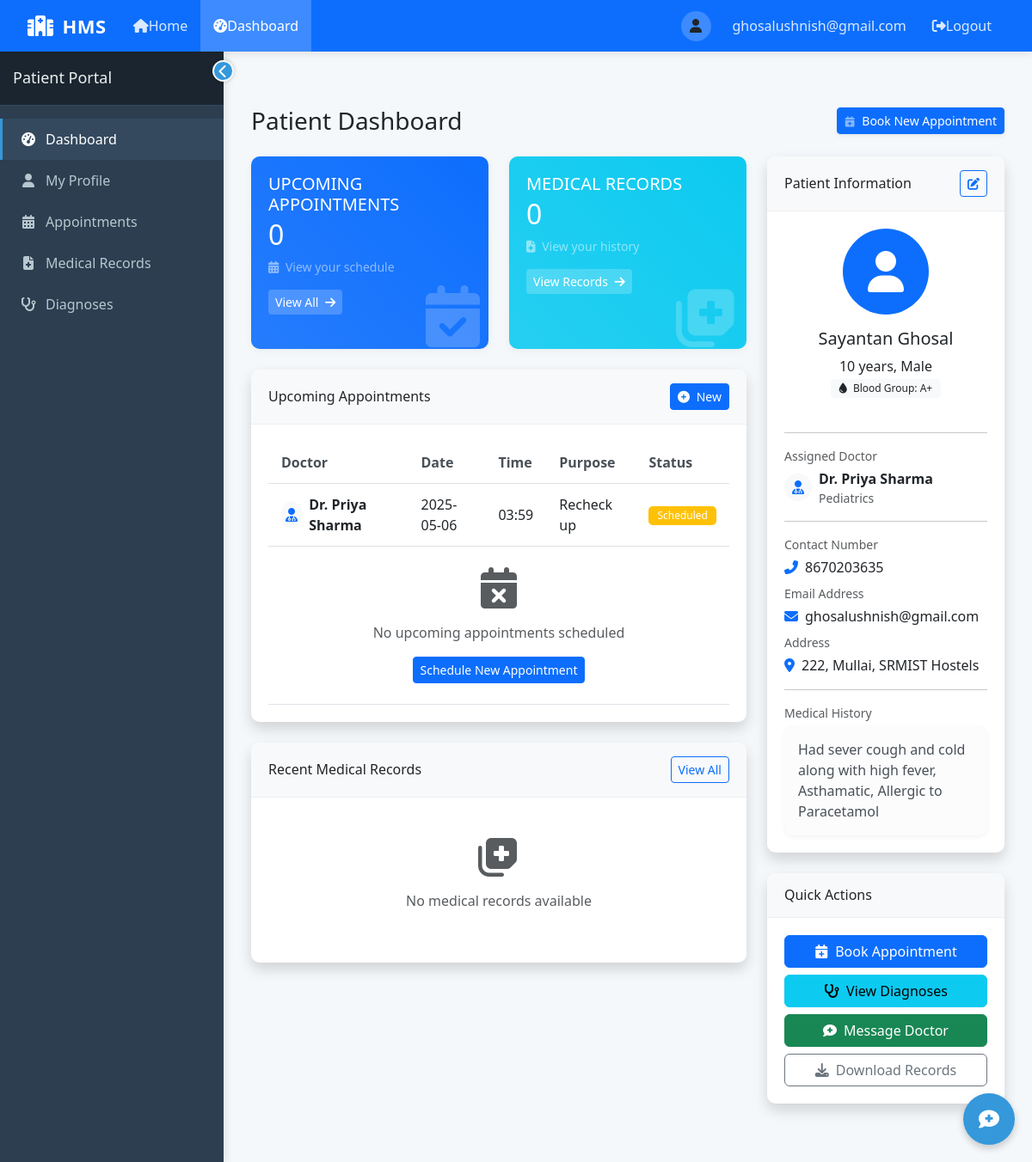
/dashboard (signed in), run on an earlier commit of the app's database.
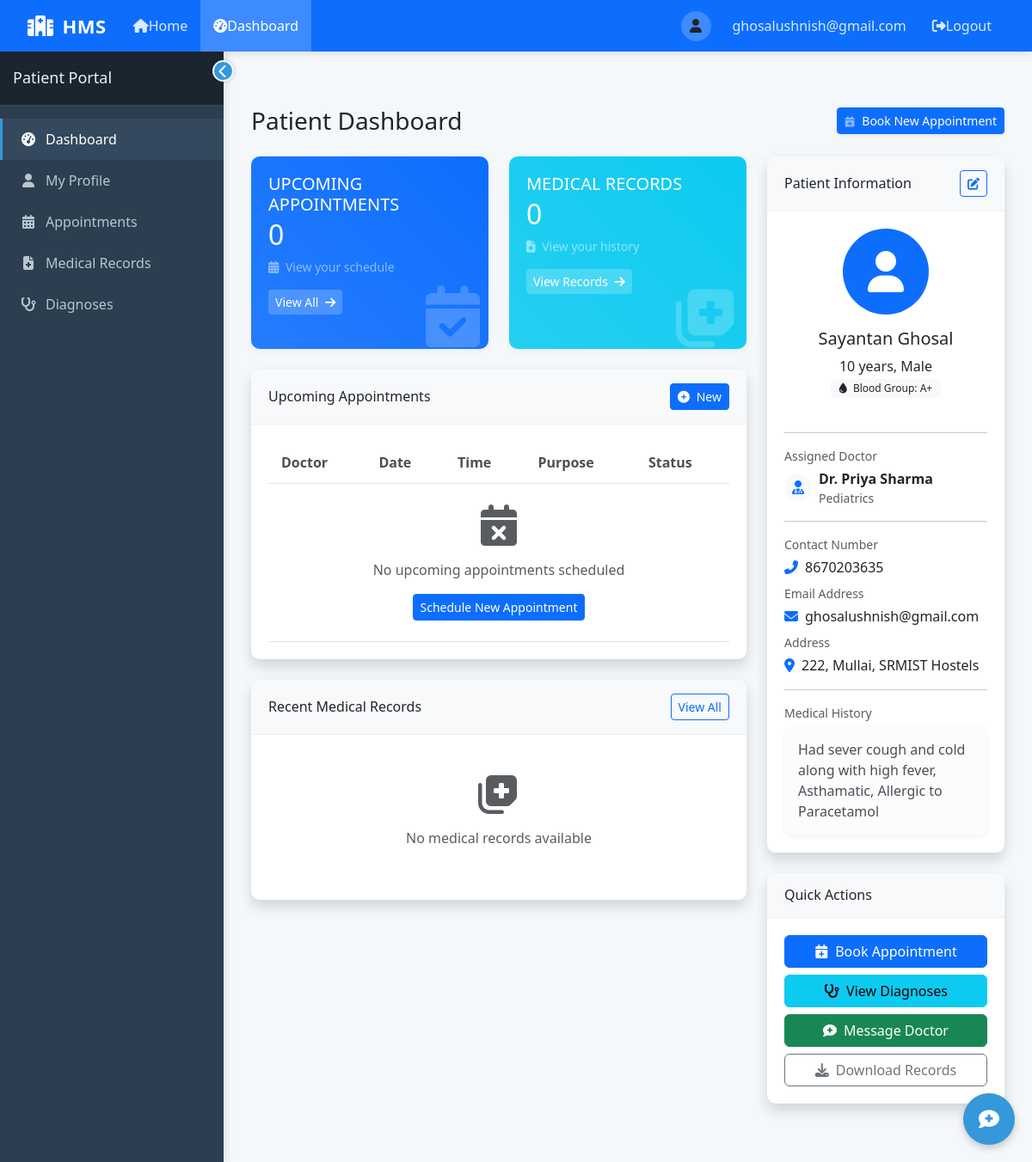
And on a later commit of the database.
### tables this page shows
CREATE TABLE Appointment (
            AppointmentID INTEGER PRIMARY KEY AUTOINCREMENT,
            PatientID INTEGER NOT NULL,
            DoctorID INTEGER NOT NULL,
            Date DATE NOT NULL,
            Time TEXT NOT NULL,
            Status TEXT DEFAULT 'Scheduled' CHECK (Status IN ('Scheduled', 'Completed', 'Cancelled')),
            Purpose TEXT,
            FOREIGN KEY (PatientID) REFERENCES Patient(PatientID),
            FOREIGN KEY (DoctorID) REFERENCES Doctor(DoctorID)
        );

CREATE TABLE Doctor (
            DoctorID INTEGER PRIMARY KEY AUTOINCREMENT,
            Name TEXT NOT NULL,
            Specialisation TEXT NOT NULL,
            Username TEXT NOT NULL UNIQUE,
            Password TEXT NOT NULL,
            ContactNumber TEXT,
            Email TEXT,
            AddedByAdmin INTEGER,
            JoinDate DATE DEFAULT CURRENT_DATE,
            FOREIGN KEY (AddedByAdmin) REFERENCES Admin(AdminID)
        );

### app.py (the view, shortened to what this page needs)
@app.route('/dashboard')
def dashboard():
    if 'user_id' not in session:
        return redirect(url_for('login'))
    user_type = session.get('user_type')
    user_id = session.get('user_id')
    current_date = datetime.now().strftime('%Y-%m-%d')  # Add this line to get current date
    conn = get_db_connection()
    if user_type == 'admin':
        doctors = conn.execute('SELECT * FROM Doctor').fetchall()
        patients = conn.execute('SELECT * FROM Patient').fetchall()
        appointments = conn.execute('''
        SELECT a.*, p.Name as PatientName, d.Name as DoctorName
        FROM Appointment a
        JOIN Patient p ON a.PatientID = p.PatientID
        JOIN Doctor d ON a.DoctorID = d.DoctorID
        ORDER BY a.Date, a.Time
        ''').fetchall()
        return render_template('admin_dashboard.html',
                              doctors=doctors,
                              patients=patients,
                              appointments=appointments,
                              current_date=current_date)  # Add current_date here
    elif user_type == 'patient':
        patient = conn.execute('SELECT * FROM Patient WHERE PatientID = ?', (user_id,)).fetchone()
        doctor = None
        if patient['AssignedDoctorID']:
            doctor = conn.execute('SELECT * FROM Doctor WHERE DoctorID = ?',
                                 (patient['AssignedDoctorID'],)).fetchone()
        appointments = conn.execute('''
        SELECT a.*, d.Name as DoctorName
        FROM Appointment a
        JOIN Doctor d ON a.DoctorID = d.DoctorID
        WHERE a.PatientID = ?
        ORDER BY a.Date DESC, a.Time
        ''', (user_id,)).fetchall()
        medical_records = conn.execute('''
        SELECT mr.*, d.Name as DoctorName
        FROM MedicalRecord mr
        JOIN Doctor d ON mr.PrescribedBy = d.DoctorID
        WHERE mr.PatientID = ?
        ORDER BY mr.RecordDate DESC
        ''', (user_id,)).fetchall()
        diagnoses = conn.execute('''
        SELECT diag.*, d.Name as DoctorName
        FROM Diagnosis diag
        JOIN Doctor d ON diag.DiagnosedBy = d.DoctorID
        WHERE diag.PatientID = ?
        ORDER BY diag.Date DESC
        ''', (user_id,)).fetchall()
        return render_template('patient_dashboard.html',
                              patient=patient,
                              doctor=doctor,
                              appointments=appointments,
                              medical_records=medical_records,
                              diagnoses=diagnoses,
                              current_date=current_date)  # Add current_date here
    conn.close()
    return redirect(url_for('index'))

### app.py (called while the page is built)
def get_db_connection():
    conn = sqlite3.connect(DB_PATH)
    conn.row_factory = sqlite3.Row
    return conn

### templates/patient_dashboard.html (shortened to what the changed rows need)
{% extends "layout.html" %}
{% block content %}
<div class="container-fluid py-4">
    <div class="d-sm-flex align-items-center justify-content-between mb-4">
        <h1 class="h3 mb-0 text-gray-800">Patient Dashboard</h1>
    </div>
    <div class="row">
        <div class="col-lg-8">
                                        {% set upcoming_count = 0 %}
                                        {% for app in appointments %}
                                            {% if app.Status == 'Scheduled' and app.Date >= current_date %}
                                                {% set upcoming_count = upcoming_count + 1 %}
                                            {% endif %}
                                        {% endfor %}
            <div class="card shadow mb-4">
                <div class="card-body">
                    <div class="table-responsive">
                        <table class="table table-hover">
                            <thead>
                                <tr>
                                    <th>Doctor</th>
                                    <th>Date</th>
                                    <th>Time</th>
                                    <th>Purpose</th>
                                    <th>Status</th>
                                </tr>
                            </thead>
                            <tbody>
                                {% set upcoming_found = false %}
                                {% set displayed_count = 0 %}
                                {% for appointment in appointments %}
                                    {% if appointment.Status == 'Scheduled' and appointment.Date >= current_date and displayed_count < 3 %}
                                        {% set upcoming_found = true %}
                                        {% set displayed_count = displayed_count + 1 %}
                                        <tr>
                                            <td>
                                                <div class="d-flex align-items-center">
                                                    <div class="avatar rounded-circle bg-light me-2 d-flex align-items-center justify-content-center" style="width: 32px; height: 32px;">
                                                        <i class="fas fa-user-md text-primary"></i>
                                                    </div>
                                                    <div>
                                                        <div class="fw-bold">{{ appointment.DoctorName }}</div>
                                                    </div>
                                                </div>
                                            </td>
                                            <td>{{ appointment.Date }}</td>
                                            <td>{{ appointment.Time }}</td>
                                            <td>{{ appointment.Purpose if appointment.Purpose else 'Regular checkup' }}</td>
                                            <td>
                                                <span class="badge bg-warning">{{ appointment.Status }}</span>
                                            </td>
                                        </tr>
                                    {% endif %}
                                {% endfor %}
                            </tbody>
                        </table>
                    </div>
                </div>
            </div>
        </div>
    </div>
</div>
{% endblock %}

What changed in the data, as far as the page shows it:
no longer on this page (row edited): Appointment: DoctorName "Dr. Priya Sharma", Date "2025-05-06", Time "03:59", Purpose "Recheck up", Status "Scheduled"
